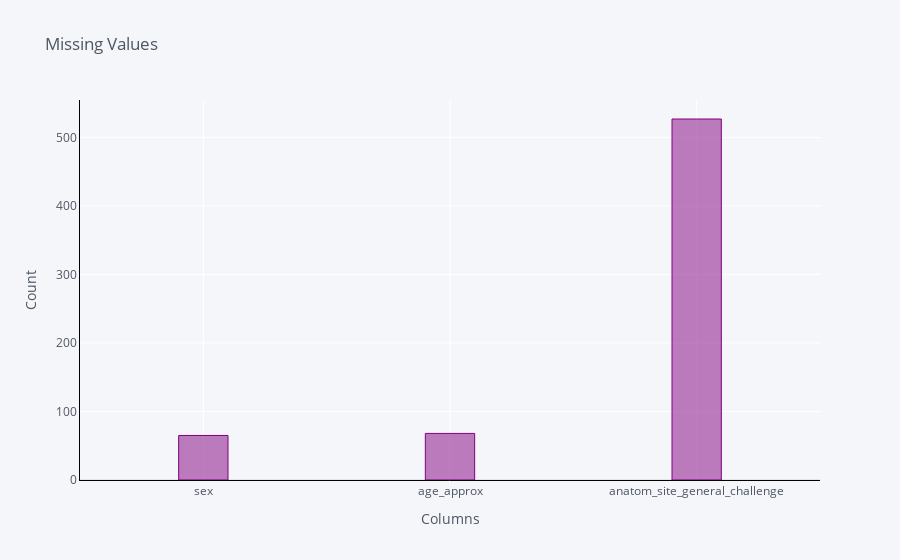

The notebook cell this image was saved under:
### Code cell
train_df[["sex","age_approx","anatom_site_general_challenge"]].isnull().sum().iplot(kind='bar',
                                                      yTitle='Count',
                                                      xTitle='Columns',
                                                      linecolor='black',
                                                      opacity=0.5,
                                                      color='purple',
                                                      theme='pearl',
                                                      bargap=0.8,
                                                      gridcolor='white',
                                                      title='Missing Values')

### Figure 1 — Plotly figure (JSON) as saved in the notebook; plotly's stock layout.template omitted (floating-point values rounded to 4 significant figures)
{"data": [{"marker": {"color": "rgba(128, 0, 128, 0.5)", "line": {"color": "rgba(128, 0, 128, 1.0)", "width": 1}}, "name": "None", "orientation": "v", "text": "", "type": "bar", "x": ["sex", "age_approx", "anatom_site_general_challenge"], "y": [65, 68, 527]}], "layout": {"bargap": 0.8, "legend": {"bgcolor": "#F5F6F9", "font": {"color": "#4D5663"}}, "paper_bgcolor": "#F5F6F9", "plot_bgcolor": "#F5F6F9", "title": {"font": {"color": "#4D5663"}, "text": "Missing Values"}, "xaxis": {"gridcolor": "white", "linecolor": "black", "showgrid": true, "tickfont": {"color": "#4D5663"}, "title": {"font": {"color": "#4D5663"}, "text": "Columns"}, "zerolinecolor": "#E1E5ED"}, "yaxis": {"gridcolor": "white", "linecolor": "black", "showgrid": true, "tickfont": {"color": "#4D5663"}, "title": {"font": {"color": "#4D5663"}, "text": "Count"}, "zerolinecolor": "#E1E5ED"}}}
